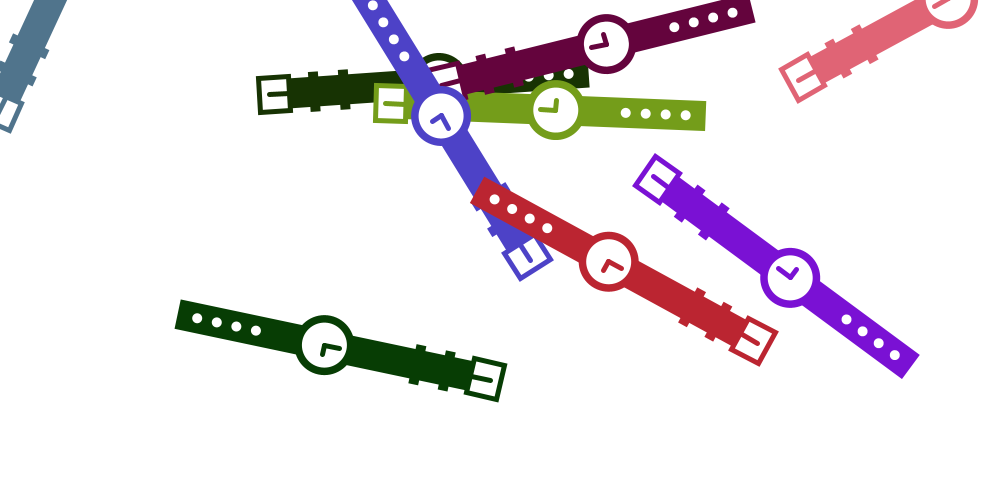
Frame 1 (no input)
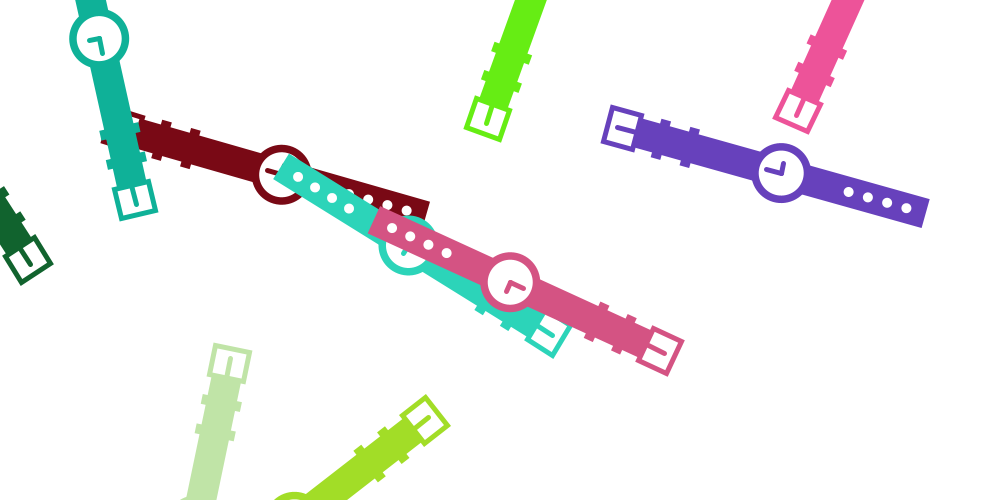
Frame 2 (the mouse pressed at the canvas centre, redrawn once)

The Processing sketch that drew these frames (run headless with seeded random() and noise(); the mouse was pressed at the canvas centre and the sketch redrawn once):

// Processing sketch: processing_116351
// ── processing_116351.pde

void setup(){
 size(1000,500);
 smooth(); 
 noLoop();
}

void draw(){
  background(255);
  for (int i=0; i<1000; i+=100){
   watch(i, 250, random(-5,5), random(255),random(255),random(255));
  }
}

void watch(float x, float y, float a, float r, float g, float b) {
  pushMatrix();
  translate(x,y);
  rotate(a);
  fill(r,g,b);
  noStroke();
  rect(135, 100, 30, 300);
  ellipse(150, 250, 60,60);
  rect(130, 120, 40, 10);
  rect(130, 150, 40, 10);
  fill(255);
  ellipse(150, 250, 45,45);
  ellipse(150, 320, 10,10);
  ellipse(150, 340, 10,10);
  ellipse(150, 360, 10,10);
  ellipse(150, 380, 10,10);
  strokeWeight(5);
  stroke(r,g,b); 
  rect(132.5, 70, 35, 30);
  line(150,80, 150,100);
  line(150,250, 150, 235);
  line(150,250, 160, 250);
  popMatrix();
}

void mousePressed() {
 redraw(); 
}
